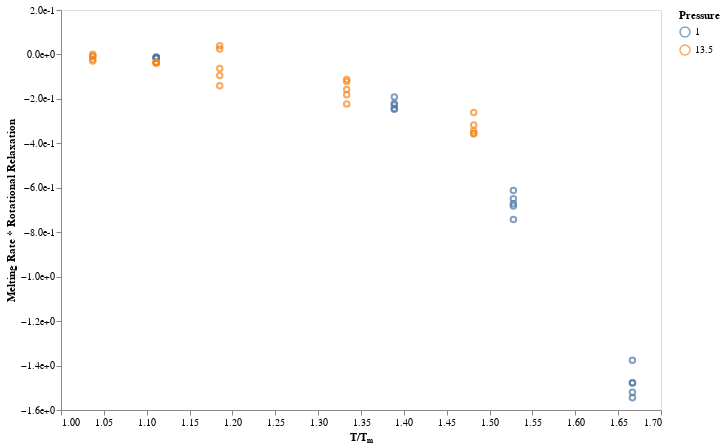

Notebook code cell kept with this figure:
### Markdown cell above
## Timescale normalised rates

We want to be able to determine whether the timescale of the dynamics 
is solely responsible for the drastic slowdown in melting rate that we observe.
We have the melting rate,
which is the distance the interface travels per unit time

$ \frac{d}{t} $

The other quantity is the rotational relaxation time
which is the timescale on which the rotations take place.

$ {t} $

In multiplying these two quantities together
we should get the distance the interface moves
in the characteristic timescale.

### Code cell
c = alt.Chart(timescales_df).mark_point().encode(
    x=alt.X('temp_norm', title='T/Tₘ', scale=alt.Scale(zero=False)),
    y=alt.Y("scaling:Q", title='Melting Rate * Rotational Relaxation', axis=alt.Axis(format='e')),
    color=alt.Color("pressure:N", title="Pressure"),
).transform_calculate(
    scaling = alt.datum.mean * alt.datum.rot2_value
)

c
